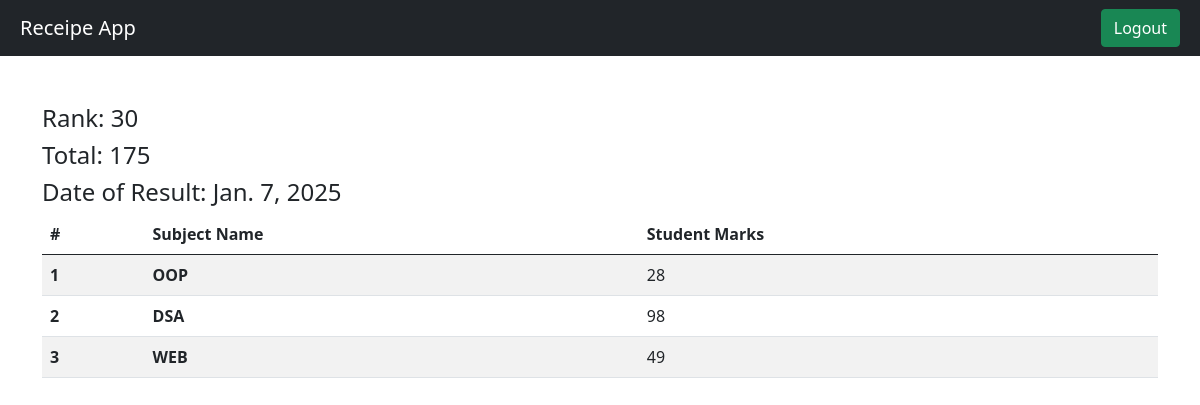
/student/marks/STU-0281 (signed in), run on the app's committed database.
### vege/models.py (models this page shows, shortened)
class SubjectMarks(models.Model):
    student = models.ForeignKey(Student, related_name="studentmarks", on_delete=models.CASCADE)
    subject = models.ForeignKey(Subject, on_delete=models.CASCADE)
    marks = models.IntegerField()
    class meta:
        unique_together = ['student', 'subject']

class Student(models.Model):
    department = models.ForeignKey(Department, related_name="depart", on_delete=models.CASCADE)
    student_id = models.OneToOneField(StudentID, related_name="studentid", on_delete=models.CASCADE)
    student_name = models.CharField(max_length=100)
    student_email = models.EmailField(unique=True)
    student_age = models.IntegerField(default=18)
    student_address = models.TextField()
    id_deleted = models.BooleanField(default=False)
    objects = StudentManager()
    admin_objects = models.Manager()
    class Meta:
        ordering = ['student_name'] # for ordering data in database
        verbose_name = "student" # for table name in database

class ReportCard(models.Model):
    student = models.ForeignKey(Student, related_name="studentreportcard", on_delete=models.CASCADE)
    student_rank = models.IntegerField()
    date_of_report_card_generation = models.DateField(auto_now_add=True)
    class meta:
        unique_together = ['student_rank', 'date_of_report_card_generation']

class Subject(models.Model):
    subject_name = models.CharField(max_length=100)

### vege/views.py (the view)
# urls.py: path('student/marks/<student_id>', see_marks, name='studentMarks'),
@login_required(login_url = "/login/")
def see_marks(request, student_id):
    marks = SubjectMarks.objects.filter(student__student_id__student_id=student_id)
    total_marks = marks.aggregate(total_marks = Sum('marks'))
    return render(request, 'report/marks.html', {'marks': marks, 'total_marks': total_marks})

### vege/templates/report/marks.html
{% extends "base.html" %}
{% block start %}
    <div class="container mt-5">
        <h4>Rank: {{ marks.first.student.studentreportcard.first.student_rank }}</h4>
        <h4>Total: {{ total_marks.total_marks }}</h4>
        <h4>Date of Result: {{ marks.first.student.studentreportcard.first.date_of_report_card_generation }}</h4>
        <table class="table table-striped">
            <thead>
                <tr>
                  <th scope="col">#</th>
                  <th scope="col">Subject Name</th>
                  <th scope="col">Student Marks</th>
                </tr>
            </thead>
            <tbody>
                {% for mark in marks%}
                    <tr>
                        <th scope="row">{{ forloop.counter }}</th>
                        <td><b>{{ mark.subject.subject_name }}</b></td>
                        <td>{{ mark.marks }}</td>
                    </tr>
                {% endfor%}
            </tbody>
        </table>
    </div>
{% endblock%}

### data on the page
SubjectMarks: first.student.studentreportcard.first.student_rank "30", first.student.studentreportcard.first.date_of_report_card_generation "Jan. 7, 2025", subject.subject_name "OOP", marks "28"
SubjectMarks: subject.subject_name "DSA", marks "98"
SubjectMarks: subject.subject_name "WEB", marks "49"

### other printed values
{{ total_marks.total_marks }} "175"
